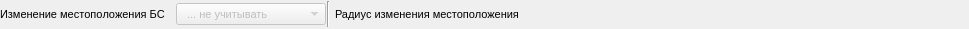
          <widget class="QWidget" name="widget_5" native="true">
           <property name="minimumSize">
            <size>
             <width>0</width>
             <height>20</height>
            </size>
           </property>
           <property name="maximumSize">
            <size>
             <width>16777215</width>
             <height>29</height>
            </size>
           </property>
           <layout class="QHBoxLayout" name="horizontalLayout_2">
            <property name="spacing">
             <number>0</number>
            </property>
            <property name="leftMargin">
             <number>0</number>
            </property>
            <property name="topMargin">
             <number>0</number>
            </property>
            <property name="rightMargin">
             <number>0</number>
            </property>
            <property name="bottomMargin">
             <number>0</number>
            </property>
            <item>
             <widget class="QLabel" name="Label_IzmenenieMestopologeniyaBS">
              <property name="minimumSize">
               <size>
                <width>176</width>
                <height>0</height>
               </size>
              </property>
              <property name="maximumSize">
               <size>
                <width>176</width>
                <height>16777215</height>
               </size>
              </property>
              <property name="font">
               <font>
                <family>Tahoma</family>
                <pointsize>8</pointsize>
                <kerning>false</kerning>
               </font>
              </property>
              <property name="text">
               <string>Изменение местоположения БС</string>
              </property>
             </widget>
            </item>
            <item>
             <widget class="QComboBox" name="CBox_IzmenenieMestopologeniyaBS">
              <property name="enabled">
               <bool>false</bool>
              </property>
              <property name="minimumSize">
               <size>
                <width>150</width>
                <height>0</height>
               </size>
              </property>
              <property name="maximumSize">
               <size>
                <width>150</width>
                <height>22</height>
               </size>
              </property>
              <property name="font">
               <font>
                <family>Tahoma</family>
                <pointsize>8</pointsize>
               </font>
              </property>
              <item>
               <property name="text">
                <string>  ... не учитывать</string>
               </property>
              </item>
              <item>
               <property name="text">
                <string>  ... учитывать</string>
               </property>
              </item>
             </widget>
            </item>
            <item>
             <widget class="Line" name="line_6">
              <property name="minimumSize">
               <size>
                <width>4</width>
                <height>0</height>
               </size>
              </property>
              <property name="maximumSize">
               <size>
                <width>16777215</width>
                <height>26</height>
               </size>
              </property>
              <property name="styleSheet">
               <string notr="true">border-left: 1px dashed grey;
</string>
              </property>
              <property name="orientation">
               <enum>Qt::Vertical</enum>
              </property>
             </widget>
            </item>
            <item>
             <spacer name="horizontalSpacer">
              <property name="orientation">
               <enum>Qt::Horizontal</enum>
              </property>
              <property name="sizeType">
               <enum>QSizePolicy::Expanding</enum>
              </property>
              <property name="sizeHint" stdset="0">
               <size>
                <width>5</width>
                <height>20</height>
               </size>
              </property>
             </spacer>
            </item>
            <item>
             <widget class="QLabel" name="Label_RadiusIzmeneniyaMestopologeniyaBS">
              <property name="minimumSize">
               <size>
                <width>0</width>
                <height>19</height>
               </size>
              </property>
              <property name="maximumSize">
               <size>
                <width>16777215</width>
                <height>26</height>
               </size>
              </property>
              <property name="font">
               <font>
                <family>Tahoma</family>
                <pointsize>8</pointsize>
               </font>
              </property>
              <property name="text">
               <string>Радиус изменения местоположения</string>
              </property>
             </widget>
            </item>
            <item>
             <spacer name="horizontalSpacer_4">
              <property name="orientation">
               <enum>Qt::Horizontal</enum>
              </property>
              <property name="sizeType">
               <enum>QSizePolicy::Fixed</enum>
              </property>
              <property name="sizeHint" stdset="0">
               <size>
                <width>450</width>
                <height>20</height>
               </size>
              </property>
             </spacer>
            </item>
           </layout>
          </widget>
